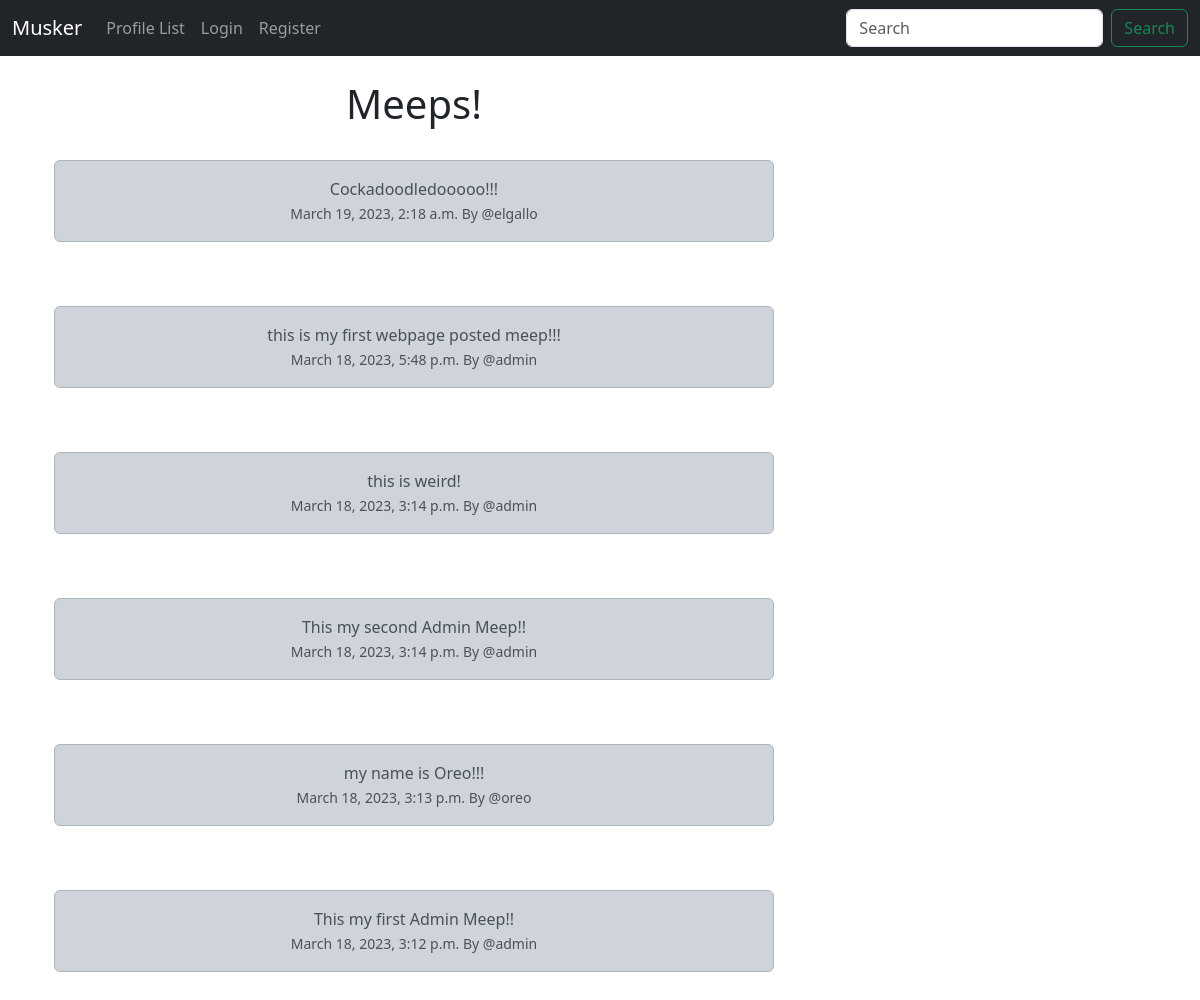
The page / on the database its author committed.
### musker/models.py (models this page shows, shortened)
class Meep(models.Model):
    user = models.ForeignKey(
        User, related_name="meeps", on_delete=models.DO_NOTHING
    )
    body= models.CharField(max_length=200)
    created_at = models.DateTimeField(auto_now_add=True)

### musker/views.py (the view)
# urls.py: path('', views.home, name='home'),
def home(request):
    if request.user.is_authenticated:
        form = MeepForm(request.POST or None)
        if request.method == "POST":
            if form.is_valid():
                meep = form.save(commit=False)
                meep.user = request.user
                meep.save()
                messages.success(request, ("Your Meep Has Been Posted!!"))
                return redirect ('home')
        meeps = Meep.objects.all().order_by("-created_at")
        return render(request, 'home.html', { "meeps" : meeps, "form" : form })
    else:
        meeps = Meep.objects.all().order_by("-created_at")
        return render(request, 'home.html', { "meeps" : meeps })

### musker/templates/home.html (shortened to what this page needs)
{% extends 'base.html' %} {% block content %}
<div class="container text-center">
  <div class="row">
    <div class="col-8">
      <h1>Meeps!</h1>
      <br />
      {% for meep in meeps %}
      <div class="alert alert-dark" role="alert">
        {{ meep.body }}<br />
        <small class="text-muted"
          >{{ meep.created_at }} By @{{ meep.user.username|lower }}</small
        >
      </div>
      <br /><br />
      {% endfor %}
    </div>
    <div class="col-4">
      <br /><br /><br />
    </div>
  </div>
</div>
{% endblock %}

### rows shown on the page
Meep: body "Cockadoodledooooo!!!", created_at "March 19, 2023, 2:18 a.m.", user.username "elgallo"
Meep: body "this is my first webpage posted meep!!!", created_at "March 18, 2023, 5:48 p.m.", user.username "admin"
Meep: body "this is weird!", created_at "March 18, 2023, 3:14 p.m.", user.username "admin"
Meep: body "This my second Admin Meep!!", created_at "March 18, 2023, 3:14 p.m.", user.username "admin"
Meep: body "my name is Oreo!!!", created_at "March 18, 2023, 3:13 p.m.", user.username "oreo"
Meep: body "This my first Admin Meep!!", created_at "March 18, 2023, 3:12 p.m.", user.username "admin"
